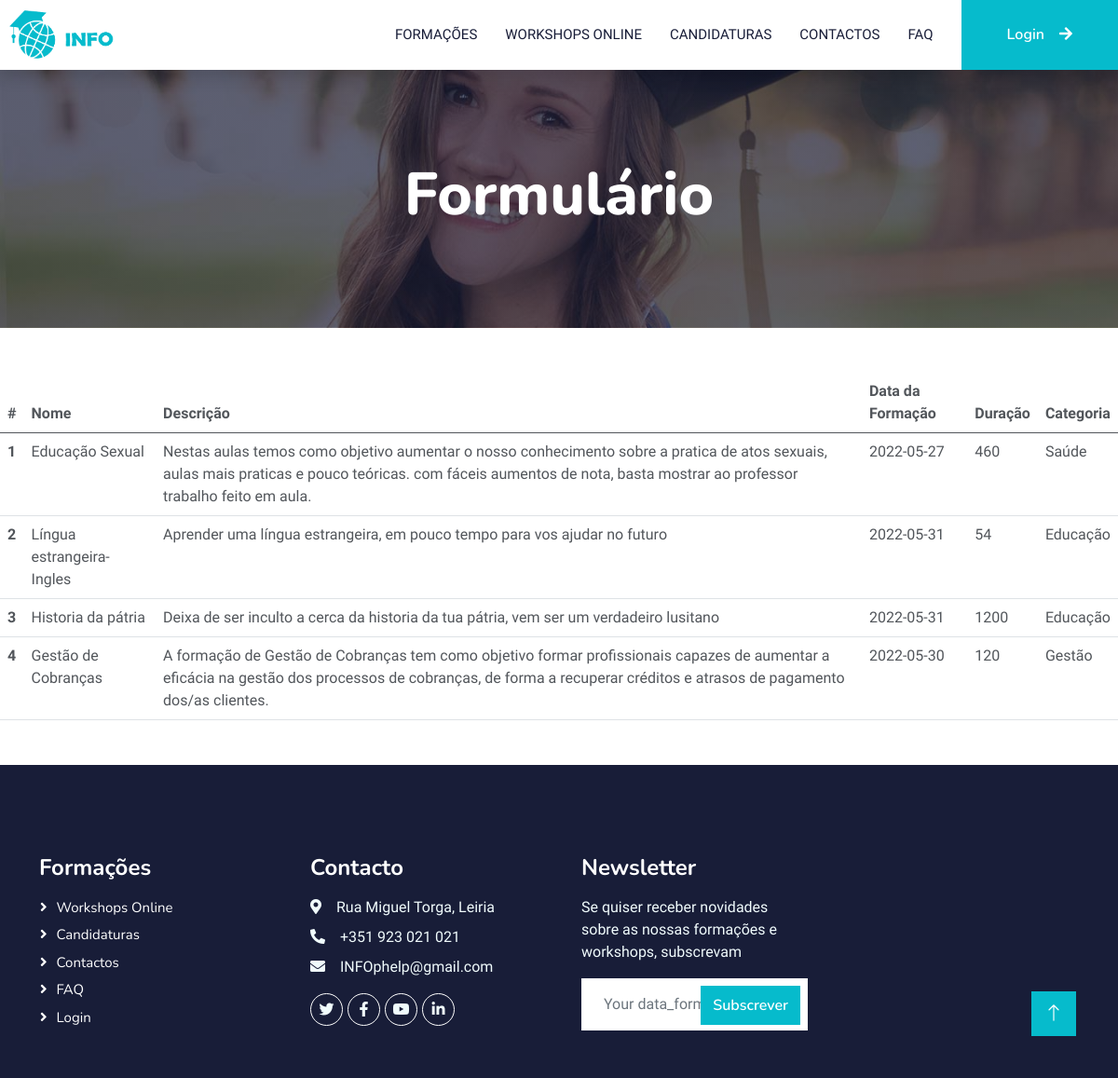
Screenshot of /listaformacoes.php with the database file from the repository.
### tables this page shows
CREATE TABLE IF NOT EXISTS `formacao` (
  `id_formacao` int(11) NOT NULL AUTO_INCREMENT,
  `nome` varchar(100) NOT NULL,
  `data_formacao` date NOT NULL,
  `duracao` int(11) NOT NULL,
  `descricao` text NOT NULL,
  `categoria` enum('Saúde','Imformática','Gestão','Educação','Turísmo') DEFAULT NULL,
  `fk_id_professor` int(11) NOT NULL,
  PRIMARY KEY (`id_formacao`),
  KEY `fk_id_professor` (`fk_id_professor`)
);

### listaformacoes.php (the view, shortened to what this page needs)
<?php
include "connection.php";
$query = "SELECT id_formacao,nome,data_formacao,duracao,descricao,categoria FROM formacao ";
$result = $conn->query($query);
?>
<!DOCTYPE html>
<html lang="en">
<head>
    <head>
    <link href="https://cdnjs.cloudflare.com/ajax/libs/font-awesome/5.10.0/css/all.min.css" rel="stylesheet">
    <link href="https://cdn.jsdelivr.net/npm/bootstrap-icons@1.4.1/font/bootstrap-icons.css" rel="stylesheet">
    <link href="lib/animate/animate.min.css" rel="stylesheet">
    <link href="lib/owlcarousel/assets/owl.carousel.min.css" rel="stylesheet">
    <link href="css/bootstrap.min.css" rel="stylesheet">
    <link href="css/style.css" rel="stylesheet">
<body>
<nav class="navbar navbar-expand-lg bg-white navbar-light shadow sticky-top p-0">
      <a href="index.html">
          <img  src="img/logo.png" alt="" width="35%" style="padding-left:10px"/>
      </a>
    <div class="collapse navbar-collapse" id="navbarCollapse">
      <div class="navbar-nav ms-auto p-4 p-lg-0">
        <a href="formacoes.php" class="nav-item nav-link">Formações</a>
        <a href="workshops.php" class="nav-item nav-link">Workshops online</a>
        <a href="formulario.php" class="nav-item nav-link">Candidaturas</a>
        <a href="contacto.php" class="nav-item nav-link">Contactos</a>
        <a href="faq.html" class="nav-item nav-link">FAQ</a>
      </div>
      <a href="login.php" class="btn btn-primary py-4 px-lg-5 d-none d-lg-block"
        >Login<i class="fa fa-arrow-right ms-3"></i
      ></a>
    </div>
  </nav>
       <div class="container-fluid bg-primary py-5 mb-5 page-header">
        <div class="container py-5">
            <div class="row justify-content-center">
                <div class="col-lg-10 text-center">
                    <h1 class="display-3 text-white animated slideInDown">Formulário</h1>
                </div>
            </div>
        </div>
    </div>
<table class="table">
  <thead>
    <tr>
      <th scope="col">#</th>
      <th scope="col">Nome</th>
      <th scope="col">Descrição</th>
      <th scope="col">Data da Formação</th>
      <th scope="col">Duração</th>
      <th scope="col">Categoria</th>
    </tr>
  </thead>
  <tbody>
  <?php
                if ($result->num_rows > 0) {
                    while ($row = $result->fetch_assoc()) { ?>
    <tr>
      <th scope="row"><?= $row['id_formacao'] ?></th>
      <td><?= $row['nome'] ?></td>
      <td><?= $row['descricao'] ?></td>
      <td><?= $row['data_formacao'] ?></td>
      <td><?= $row['duracao'] ?></td>
      <td><?= $row['categoria'] ?></td>
    </tr>
    <?php    }
                } else {
                    echo " 0 resultados";
                }
                ?>
</table>
      <div class="container-fluid bg-dark text-light footer pt-5 mt-5 wow fadeIn" data-wow-delay="0.1s">
        <div class="container py-5">
            <div class="row g-5">
                <div class="col-lg-3 col-md-6">
                    <h4 class="text-white mb-3">Formações</h4>
                    <a class="btn btn-link" href="">Workshops Online</a>
                    <a class="btn btn-link" href="">Candidaturas</a>
                    <a class="btn btn-link" href="">Contactos</a>
                    <a class="btn btn-link" href="">FAQ</a>
                    <a class="btn btn-link" href="">Login</a>
                </div>
                <div class="col-lg-3 col-md-6">
                    <h4 class="text-white mb-3">Contacto</h4>
                    <p class="mb-2"><i class="fa fa-map-marker-alt me-3"></i>Rua Miguel Torga, Leiria</p>
                    <p class="mb-2"><i class="fa fa-phone-alt me-3"></i>+351 923 021 021</p>
                    <p class="mb-2"><i class="fa fa-envelope me-3"></i>INFOphelp@gmail.com</p>
                    <div class="d-flex pt-2">
                        <a class="btn btn-outline-light btn-social" href=""><i class="fab fa-twitter"></i></a>
                        <a class="btn btn-outline-light btn-social" href=""><i class="fab fa-facebook-f"></i></a>
                        <a class="btn btn-outline-light btn-social" href=""><i class="fab fa-youtube"></i></a>
                        <a class="btn btn-outline-light btn-social" href=""><i class="fab fa-linkedin-in"></i></a>
                    </div>
                </div>
                <div class="col-lg-3 col-md-6">
                    <h4 class="text-white mb-3">Newsletter</h4>
                    <p>Se quiser receber novidades sobre as nossas formações e workshops, subscrevam </p>
                    <div class="position-relative mx-auto" style="max-width: 400px;">
                        <input class="form-control border-0 w-100 py-3 ps-4 pe-5" type="text" placeholder="Your data_formacao">
                        <button type="button"
                            class="btn btn-primary py-2 position-absolute top-0 end-0 mt-2 me-2">Subscrever</button>
                    </div>
                </div>
            </div>
        </div>
    </div>
    <a href="#" class="btn btn-lg btn-primary btn-lg-square back-to-top"><i class="bi bi-arrow-up"></i></a>
</body>
</html>

### css/style.css (style rules this page uses)
:root { --primary: #06BBCC; --light: #F0FBFC; --dark: #181d38; }
.back-to-top { position: fixed; display: none; right: 45px; bottom: 45px; z-index: 99; }
.btn { font-family: 'Nunito', sans-serif; font-weight: 600; transition: .5s; }
.btn.btn-primary, .btn.btn-secondary { color: #FFFFFF; }
.btn-lg-square { width: 48px; height: 48px; }
.btn-square, .btn-sm-square, .btn-lg-square { padding: 0; display: flex; align-items: center; justify-content: center; font-weight: normal; border-radius: 0px; }
.navbar-light .navbar-nav .nav-link { margin-right: 30px; padding: 25px 0; color: #FFFFFF; font-size: 15px; text-transform: uppercase; outline: none; }
.navbar-light .navbar-brand, .navbar-light a.btn { height: 75px; }
.navbar-light .navbar-nav .nav-link { color: var(--dark); font-weight: 500; }
.navbar-light.sticky-top { top: -100px; transition: .5s; }
.page-header { background: linear-gradient(rgba(24, 29, 56, .7), rgba(24, 29, 56, .7)), url(../img/carousel-1.jpg); background-position: center center; background-repeat: no-repeat; background-size: cover; }
.footer .btn.btn-social { margin-right: 5px; width: 35px; height: 35px; display: flex; align-items: center; justify-content: center; color: var(--light); font-weight: normal; border: 1px solid #FFFFFF; border-radius: 35px; transition: .3s; }
.footer .btn.btn-link { display: block; margin-bottom: 5px; padding: 0; text-align: left; color: #FFFFFF; font-size: 15px; font-weight: normal; text-transform: capitalize; transition: .3s; }
.footer .btn.btn-link::before { position: relative; content: "\f105"; font-family: "Font Awesome 5 Free"; font-weight: 900; margin-right: 10px; }

### rows the page displays
formacao: id_formacao "1", nome "Educação Sexual", descricao "Nestas aulas temos como objetivo aumentar o nosso conhecimento sobre a pratica de atos sexuais, aulas mais praticas e pouco teóricas. com fáceis aumentos de nota, basta mostrar ao professor trabalho feito em aula.", data_formacao "2022-05-27", duracao "460", categoria "Saúde"
formacao: id_formacao "2", nome "Língua estrangeira-Ingles", descricao "Aprender uma língua estrangeira, em pouco tempo para vos ajudar no futuro", data_formacao "2022-05-31", duracao "54", categoria "Educação"
formacao: id_formacao "3", nome "Historia da pátria", descricao "Deixa de ser inculto a cerca da historia da tua pátria, vem ser um verdadeiro lusitano", data_formacao "2022-05-31", duracao "1200", categoria "Educação"
formacao: id_formacao "4", nome "Gestão de Cobranças", descricao "A formação de Gestão de Cobranças tem como objetivo formar profissionais capazes de aumentar a eficácia na gestão dos processos de cobranças, de forma a recuperar créditos e atrasos de pagamento dos/as clientes.", data_formacao "2022-05-30", duracao "120", categoria "Gestão"
